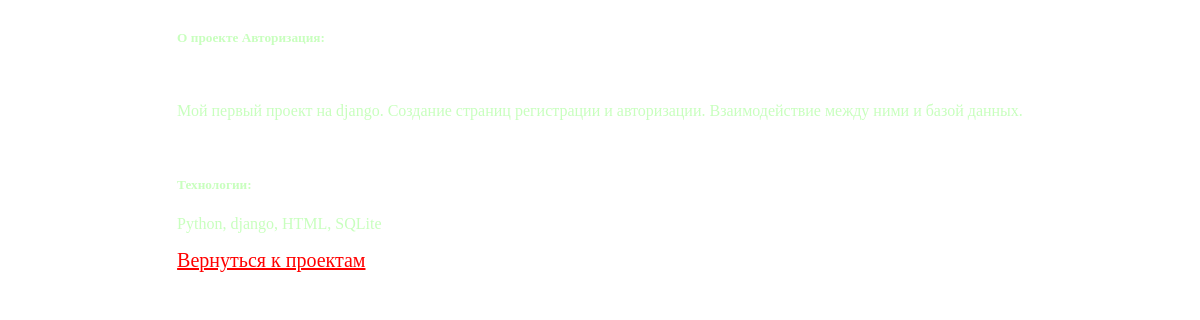
/project/1/, run on the app's committed database.
### project/models.py (models this page shows)
class myproject(models.Model):
    name = models.CharField(max_length=20)
    description = models.TextField()
    technology = models.CharField(max_length=50)

### project/views.py (the view)
# urls.py: path('<int:pk>/', views.project_detail, name = 'project_detail')
def project_detail(request, pk):
    projects = myproject.objects.get(pk = pk)
    context = {'project': projects}
    return render(request, 'project_detail.html', context)

### templates/project_detail.html (shortened to what this page needs)
<!DOCTYPE html>
<html lang="en">
<head>
</head>
<body>
{% block page_content %}
<div class = 'row'>
        <div class = 'card-body'>
        <h5>О проекте {{ project.name }}:</h5>
            <br>
        <p >{{ project.description }}</p>
            <br>
        <h5>Технологии:</h5>
            <p>{{ project.technology }}</p>
        </div>
    <a href="{%  url 'project_index'%}" id="return">Вернуться к проектам</a>
</div>
{% endblock %}
</body>
</html>

### templates/project_detail.html (style rules this page uses)
body { background-image: url("https://phonoteka.org/uploads/posts/2021-03/1616367308_24-p-fon-dlya-saita-25.jpg"); background-size: cover; display: flex; flex-direction: column; align-items: center; color: rgb(200, 270, 190); }
#return { color: red; font-size: 20px; margin-top: 50px; }

### data on the page
myproject: name "Авторизация", description "Мой первый проект на django. Создание страниц регистрации и авторизации. Взаимодействие между ними и базой данных.", technology "Python, django, HTML, SQLite"
